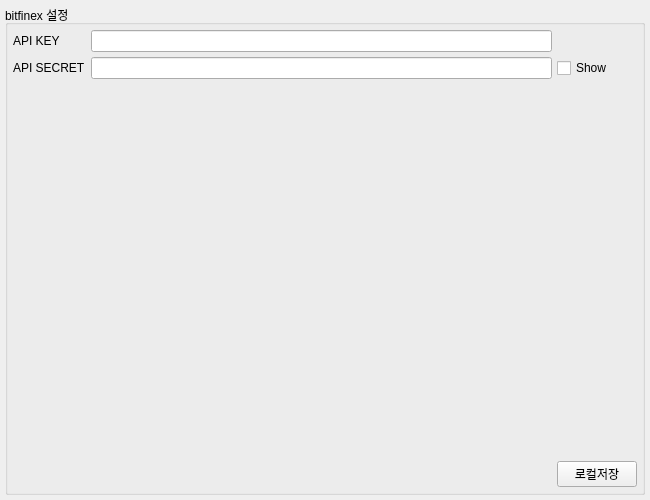
<?xml version="1.0" encoding="UTF-8"?>
<ui version="4.0">
 <class>Form</class>
 <widget class="QWidget" name="Form">
  <property name="geometry">
   <rect>
    <x>0</x>
    <y>0</y>
    <width>650</width>
    <height>500</height>
   </rect>
  </property>
  <property name="windowTitle">
   <string>Form</string>
  </property>
  <layout class="QGridLayout" name="gridLayout">
   <property name="leftMargin">
    <number>5</number>
   </property>
   <property name="topMargin">
    <number>5</number>
   </property>
   <property name="rightMargin">
    <number>5</number>
   </property>
   <property name="bottomMargin">
    <number>5</number>
   </property>
   <property name="spacing">
    <number>5</number>
   </property>
   <item row="0" column="0">
    <widget class="QGroupBox" name="groupBox">
     <property name="title">
      <string>bitfinex 설정</string>
     </property>
     <layout class="QGridLayout" name="gridLayout_2">
      <property name="leftMargin">
       <number>5</number>
      </property>
      <property name="topMargin">
       <number>5</number>
      </property>
      <property name="rightMargin">
       <number>5</number>
      </property>
      <property name="bottomMargin">
       <number>5</number>
      </property>
      <property name="spacing">
       <number>5</number>
      </property>
      <item row="0" column="0">
       <widget class="QLabel" name="label">
        <property name="text">
         <string>API KEY</string>
        </property>
        <property name="alignment">
         <set>Qt::AlignLeading|Qt::AlignLeft|Qt::AlignVCenter</set>
        </property>
       </widget>
      </item>
      <item row="0" column="1">
       <widget class="QLineEdit" name="key"/>
      </item>
      <item row="1" column="0">
       <widget class="QLabel" name="label_2">
        <property name="text">
         <string>API SECRET</string>
        </property>
        <property name="alignment">
         <set>Qt::AlignLeading|Qt::AlignLeft|Qt::AlignVCenter</set>
        </property>
       </widget>
      </item>
      <item row="1" column="1">
       <widget class="QLineEdit" name="secret">
        <property name="echoMode">
         <enum>QLineEdit::Password</enum>
        </property>
       </widget>
      </item>
      <item row="1" column="2">
       <widget class="QCheckBox" name="checkBox">
        <property name="text">
         <string>Show</string>
        </property>
       </widget>
      </item>
      <item row="2" column="1">
       <spacer name="verticalSpacer">
        <property name="orientation">
         <enum>Qt::Vertical</enum>
        </property>
        <property name="sizeHint" stdset="0">
         <size>
          <width>20</width>
          <height>345</height>
         </size>
        </property>
       </spacer>
      </item>
      <item row="3" column="1">
       <spacer name="horizontalSpacer">
        <property name="orientation">
         <enum>Qt::Horizontal</enum>
        </property>
        <property name="sizeHint" stdset="0">
         <size>
          <width>411</width>
          <height>20</height>
         </size>
        </property>
       </spacer>
      </item>
      <item row="3" column="2">
       <widget class="QPushButton" name="pushButton">
        <property name="text">
         <string>로컬저장</string>
        </property>
       </widget>
      </item>
     </layout>
    </widget>
   </item>
  </layout>
 </widget>
 <resources/>
 <connections/>
</ui>
